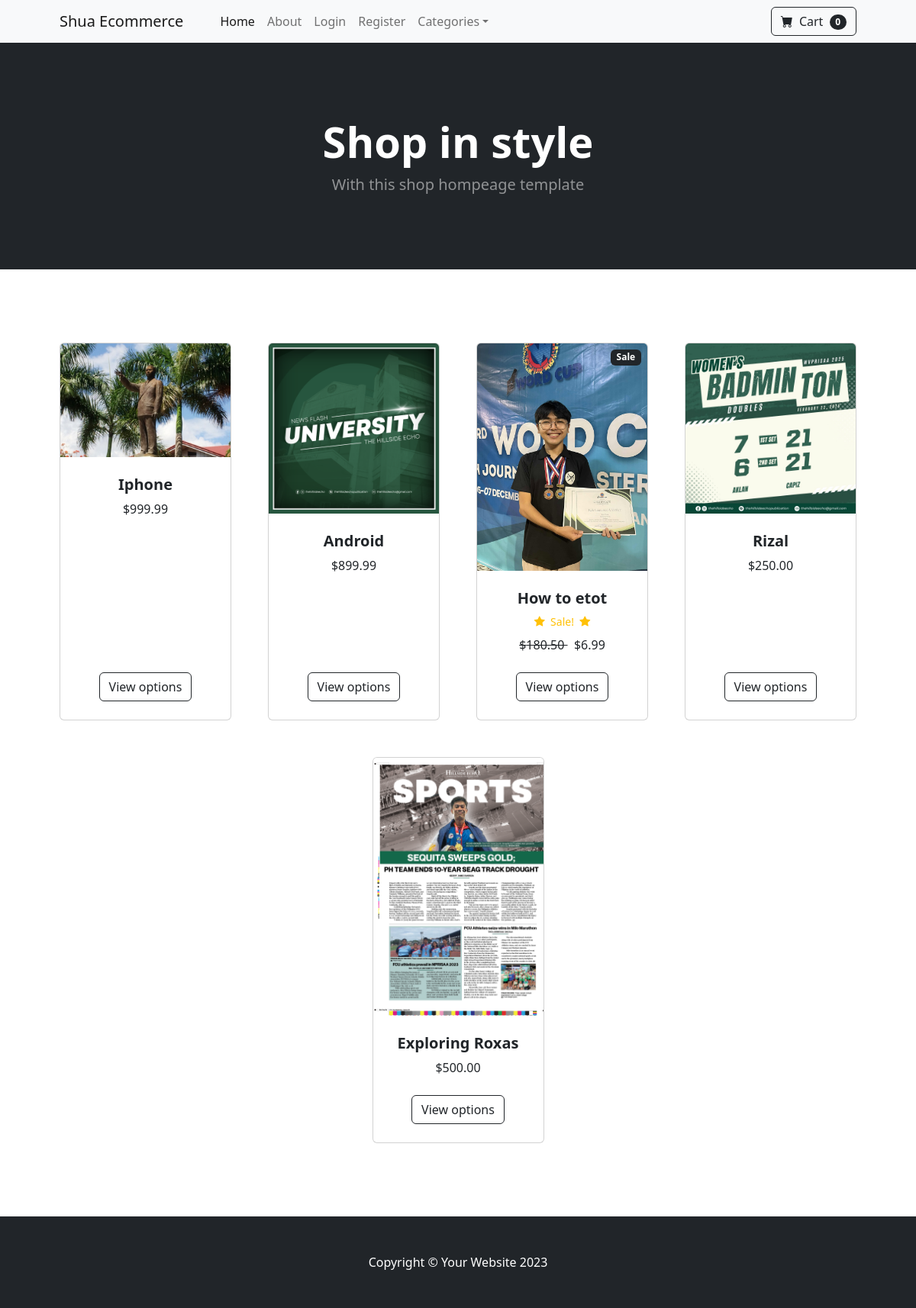
The page / on the database its author committed.
### store/models.py (models this page shows, shortened)
class Product(models.Model):
	name = models.CharField(max_length=100)
	price = models.DecimalField(default=0, decimal_places=2, max_digits=6)
	category = models.ForeignKey(Category, on_delete=models.CASCADE, default=1)
	description = models.CharField(max_length=250, default='', blank=True, null=True)
	image =  models.ImageField(upload_to='uploads/product/')
	is_sale = models.BooleanField(default=False)
	sale_price = models.DecimalField(default=0, decimal_places=2, max_digits=6)

### store/views.py (the view)
# urls.py: 2. Add a URL to urlpatterns:  path('', views.home, name='home')
def home(request):
	categories = Category.objects.all()
	products = Product.objects.all()
	return render(request, 'home.html', {'products': products, 'categories': categories})

### cart/context_processors.py (called while the page is built)
def cart(request):
	return {'cart': Cart(request)}

### store/templates/home.html (shortened to what this page needs)
{% extends 'base.html' %}
{% block content  %}
        <header class="bg-dark py-5">
            <div class="container px-4 px-lg-5 my-5">
                <div class="text-center text-white">
                    <h1 class="display-4 fw-bolder">Shop in style</h1>
                    <p class="lead fw-normal text-white-50 mb-0">With this shop hompeage template</p>
                </div>
            </div>
        </header>
        <section class="py-5">
            <div class="container px-4 px-lg-5 mt-5">
                <div class="row gx-4 gx-lg-5 row-cols-2 row-cols-md-3 row-cols-xl-4 justify-content-center">
                    {% for product in products %}
                        {% if product.is_sale %}
                        <div class="col mb-5">
                            <div class="card h-100">
                                <div class="badge bg-dark text-white position-absolute" style="top: 0.5rem; right: 0.5rem">Sale</div>
                                <img class="card-img-top" src="{{product.image.url}}" alt="..." />
                                <div class="card-body p-4">
                                    <div class="text-center">
                                        <h5 class="fw-bolder">{{product.name}}</h5>
                                        <div class="d-flex justify-content-center small text-warning mb-2">
                                        <div class = "bi-star-fill"></div>
                                        &nbsp;&nbsp;Sale!&nbsp;&nbsp;
                                        <div class = "bi-star-fill"></div>
                                        </div>
                                         <strike>
                                        ${{product.price}}
                                         </strike>
                                         &nbsp;
                                         ${{product.sale_price}}
                                    </div>
                                </div>
                                <div class="card-footer p-4 pt-0 border-top-0 bg-transparent">
                                    <div class="text-center"><a class="btn btn-outline-dark mt-auto" href="#">View options</a></div>
                                </div>
                            </div>
                        </div>
                        {% else%}
                    <div class="col mb-5">
                        <div class="card h-100">
                            <img class="card-img-top" src="{{product.image.url}}" alt="..." />
                            <div class="card-body p-4">
                                <div class="text-center">
                                    <h5 class="fw-bolder">{{product.name}}</h5>
                                    ${{product.price}}
                                </div>
                            </div>
                            <div class="card-footer p-4 pt-0 border-top-0 bg-transparent">
                                <div class="text-center"><a class="btn btn-outline-dark mt-auto" href="#">View options</a></div>
                            </div>
                        </div>
                    </div>
                    {% endif %}
                    {% endfor %}
            </div>
        </section>
{% endblock  %}

### rows shown on the page
Product: image (picture), name "Iphone", price "999.99"
Product: image (picture), name "Android", price "899.99"
Product: image (picture), name "How to etot", price "180.50", sale_price "6.99"
Product: image (picture), name "Rizal", price "250.00"
Product: image (picture), name "Exploring Roxas", price "500.00"
